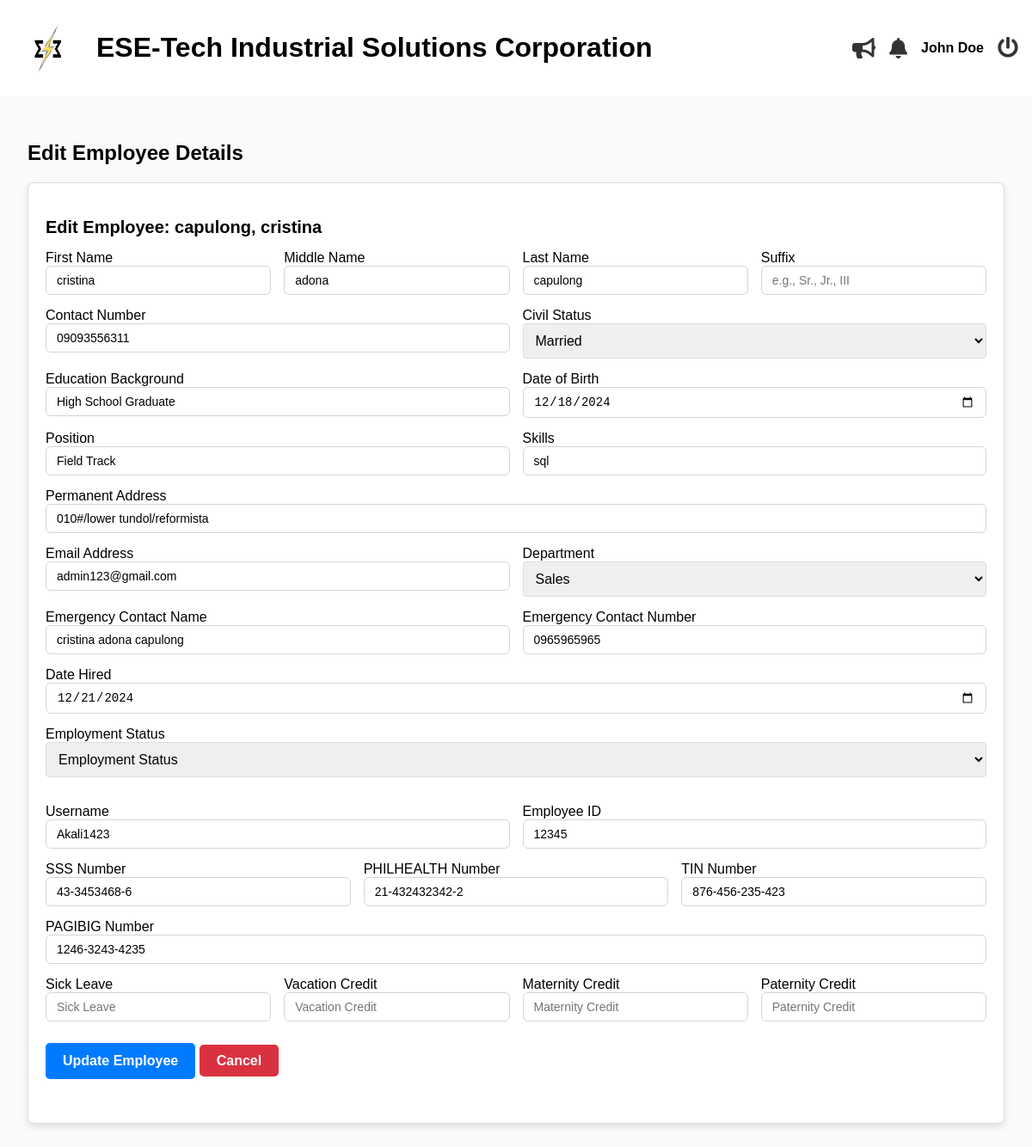
Screenshot of /admin/edit_employee.php?id=2 (signed in) with the database file from the repository.
### tables this page shows
CREATE TABLE `employees` (
  `id` int(11) NOT NULL,
  `last_name` varchar(255) NOT NULL,
  `first_name` varchar(255) NOT NULL,
  `middle_name` varchar(255) NOT NULL,
  `email` varchar(100) NOT NULL,
  `position` varchar(255) NOT NULL,
  `hire_date` date NOT NULL,
  `department` varchar(255) NOT NULL,
  `employment_status` varchar(255) NOT NULL,
  `employee_id` int(20) NOT NULL,
  `user_type` int(11) NOT NULL DEFAULT 2 COMMENT '1=admin, 2=staff, 3=super admin',
  `password` varchar(255) NOT NULL,
  `e_status` int(11) NOT NULL DEFAULT 1,
  `date_of_birth` date DEFAULT NULL,
  `contact_number` varchar(20) DEFAULT NULL,
  `perma_address` text DEFAULT NULL,
  `civil_status` varchar(10) DEFAULT NULL,
  `sss_number` varchar(15) DEFAULT NULL,
  `philhealth_number` varchar(15) DEFAULT NULL,
  `pagibig_number` varchar(15) DEFAULT NULL,
  `tin_number` varchar(15) DEFAULT NULL,
  `emergency_contact_name` varchar(50) DEFAULT NULL,
  `emergency_contact_number` varchar(15) DEFAULT NULL,
  `educational_background` enum('High School Graduate','Vocational Graduate','College Undergraduate','College Graduate','Postgraduate') DEFAULT NULL,
  `skills` text DEFAULT NULL,
  `username` varchar(255) NOT NULL,
  `leave_credit` int(11) DEFAULT 0
);

### admin/edit_employee.php (the view, shortened to what this page needs)
<?php include('header.php'); ?>
    <?php
    $conn = mysqli_connect('localhost', 'root', '', 'esetech');
    $employee = null;
    if (isset($_GET['id'])) {
        $id = $_GET['id'];
        $sql = "SELECT * FROM employees WHERE id=?";
        $stmt = mysqli_prepare($conn, $sql);
        mysqli_stmt_bind_param($stmt, 'i', $id);
        mysqli_stmt_execute($stmt);
        $result = mysqli_stmt_get_result($stmt);
        $employee = mysqli_fetch_assoc($result);
    }
?>
    <!DOCTYPE html>
    <html lang="en">
    <head>
        <link rel="stylesheet" href="styles.css">
        <link rel="stylesheet" href="https://cdnjs.cloudflare.com/ajax/libs/font-awesome/5.15.4/css/all.min.css">
    </head>
    <body>
        <main class="main-content">
            <section id="edit-employee">
                <h2>Edit Employee Details</h2>
                <?php if ($employee): ?>
                    <div class="card mb-4">
                        <div class="card-header">
                            <h3>Edit Employee: <?php echo $employee['last_name'] . ', ' . $employee['first_name']; ?></h3>
                        </div>
                        <div class="card-body">
                            <form method="POST">
                            <div class="form-row">
                <div class="col-md-4">
                <label for="date_of_birth">First Name</label>
                    <input type="text" class="form-control" name="first_name" placeholder="First Name" value="<?php  echo $employee['first_name'] ?>" required>
                </div>
                <div class="col-md-4">
                <label for="date_of_birth">Middle Name</label>
                    <input type="text" class="form-control" name="middle_name" placeholder="Middle Name" value="<?php  echo $employee['middle_name'] ?>">
                </div>
                <div class="col-md-4">
                <label for="date_of_birth">Last Name</label>
                    <input type="text" class="form-control" name="last_name" placeholder="Last Name" value="<?php  echo $employee['last_name'] ?>" required>
                </div>
                <div class="col-md-4">
                    <label for="suffix">Suffix</label>
                    <input type="text" class="form-control" name="suffix" placeholder="e.g., Sr., Jr., III" value="<?php  echo $employee['suffix'] ?>">
                </div>
            </div>
            <div class="form-row">
                <div class="col-md-6">
                    <label for="contact_number">Contact Number</label>
                    <input type="text" class="form-control" name="contact_number" placeholder="e.g., +63 912-345-6789" value="<?php  echo $employee['contact_number'] ?>" required>
                </div>
                <div class="col-md-6">
                    <label for="civil_status">Civil Status</label>
                    <select name="civil_status" class="form-control" required>
                        <option value="Married" <?php echo ($employee['civil_status'] == 'Married') ? 'selected' : ''; ?>>Married</option>
                    </select>
                </div>
            </div>
            <div class="form-row">
                <div class="col-md-6">
                    <label for="educational_background">Education Background</label>
                    <input type="text" class="form-control" name="educational_background" placeholder="Education Background" value="<?php  echo $employee['educational_background'] ?>" required>
                </div>
                <div class="col-md-6">
                    <label for="date_of_birth">Date of Birth</label>
                    <input type="date" class="form-control" name="date_of_birth" placeholder="Date of Birth" value="<?php  echo $employee['date_of_birth'] ?>" required>
                </div>
            </div>
            <div class="form-row">
                <div class="col-md-6">
                    <label for="position">Position</label>
                    <input type="text" class="form-control" name="position" placeholder="Position" value="<?php  echo $employee['position'] ?>" required>
                </div>
                <div class="col-md-6">
                    <label for="skills">Skills</label>
                    <input type="text" class="form-control" name="skills" placeholder="Skills" value="<?php  echo $employee['skills'] ?>" required>
                </div>
            </div>
            <div class="form-row">
                <div class="col-md-6">
                    <label for="perma_address">Permanent Address</label>
                    <input type="text" class="form-control" name="perma_address" placeholder="Permanent Address" value="<?php  echo $employee['perma_address'] ?>" required>
                </div>
            </div>
            <div class="form-row">
                <div class="col-md-6">
                    <label for="date_of_birth">Email Address</label>
                    <input type="email" class="form-control" name="email" placeholder="Email" value="<?php  echo $employee['email'] ?>" required>
                </div>
                <div class="col-md-6">
                    <label for="department">Department</label>
                    <select name="department" class="form-control" required>
                        <option value="Sales" <?php echo ($employee['department'] == 'Sales') ? 'selected' : ''; ?>>Sales</option>
                    </select>
                </div>
            </div>
            <div class="form-row">
                <div class="col-md-6">
                    <label for="emergency_contact_name">Emergency Contact Name</label>
                    <input type="text" class="form-control" name="emergency_contact_name" placeholder="Emergency Contact Name" value="<?php  echo $employee['emergency_contact_name'] ?>"  required>
                </div>
                <div class="col-md-6">
                    <label for="emergency_contact_number">Emergency Contact Number</label>
                    <input type="text" class="form-control" name="emergency_contact_number" placeholder="Emergency Contact Number" value="<?php  echo $employee['emergency_contact_number'] ?>" required>
                </div>
            </div>
            <div class="form-row">
            <div class="col-md-4">
                <label for="hire_date">Date Hired</label>
                <input type="date" class="form-control" name="hire_date" id="hire_date" placeholder="yyyy-mm-dd" value="<?php  echo $employee['hire_date'] ?>" required>
            </div>
            </div>
             <div class="form-row">
                <div class="form-group col-md-6">
                <label>Employment Status</label>
                <select name="employment_status" class="form-control" required>
                        <option value="" <?php echo ($employee['employment_status'] == '') ? 'selected' : ''; ?>>Employment Status</option>
                    </select>
                </div>
                </div>
            <div class="form-row">
                <div class="col-md-4">
                <label for="date_of_birth">Username</label>
                    <input type="text" class="form-control" name="username" placeholder="Username" value="<?php  echo $employee['username'] ?>" required>
                </div>
                <div class="col-md-4">
                <label for="date_of_birth">Employee ID</label>
                    <input type="text" class="form-control" name="employee_id" placeholder="Employee ID" value="<?php  echo $employee['employee_id'] ?>" readonly>
                </div>
            </div>
            <div class="form-row">
                <div class="col-md-6">
                    <label for="date_of_birth">SSS Number</label>
                    <input type="text" class="form-control" name="sss_number" placeholder="SSS Number" required pattern="\d{2}-\d{7}-\d{1}" title="SSS should be in the format 00-0000000-0" value="<?php  echo $employee['sss_number'] ?>">
                </div>
                <div class="col-md-6">
                    <label for="date_of_birth">PHILHEALTH Number</label>
                    <input type="text" class="form-control" name="philhealth_number" placeholder="PhilHealth Number" required pattern="\d{2}-\d{9}-\d{1}" title="PhilHealth should be in the format 00-000000000-0" value="<?php  echo $employee['philhealth_number'] ?>">
                </div>
                <div class="col-md-6">
                    <label for="date_of_birth">TIN Number</label>
                    <input type="text" class="form-control" name="tin_number" placeholder="TIN Number" required pattern="\d{3}-\d{3}-\d{3}-\d{3}" title="TIN should be in the format 000-000-000-000" value="<?php  echo $employee['tin_number'] ?>">
                </div>
            </div>
            <div class="form-row">
                <div class="col-md-6">
                <label for="date_of_birth">PAGIBIG Number</label>
                <input type="text" class="form-control" name="pagibig_number" placeholder="PagIBIG Number" required pattern="\d{4}-\d{4}-\d{4}" title="PagIBIG should be in the format 0000-0000-0000" value="<?php  echo $employee['pagibig_number'] ?>">
                </div>
            </div>
            <div class="form-row">
                    <div class="col-md-6">
                        <label for="sick_leave">Sick Leave</label>
                        <input type="text" id="sick_leave" class="form-control" name="sick_leave" placeholder="Sick Leave" value="<?php  echo $employee['sick_leave'] ?>"readonly>
                    </div>
                    <div class="col-md-6">
                        <label for="vacation_leave">Vacation Credit</label>
                        <input type="text" id="vacation_leave" class="form-control" name="vacation_leave" placeholder="Vacation Credit" value="<?php  echo $employee['vacation_leave'] ?>"readonly>
                    </div>
                    <div class="col-md-6">
                        <label for="maternity_leave">Maternity Credit</label>
                        <input type="text" id="maternity_leave" class="form-control" name="maternity_leave" placeholder="Maternity Credit" value="<?php  echo $employee['maternity_leave'] ?>"readonly>
                    </div>
                    <div class="col-md-6">
                        <label for="paternity_leave">Paternity Credit</label>
                        <input type="text" id="paternity_leave" class="form-control" name="paternity_leave" placeholder="Paternity Credit" value="<?php  echo $employee['paternity_leave'] ?>"readonly>
                    </div>
                </div>
                                <div class="form-row">
                            <div class="form-group col-md-6">
                            <button type="submit" name="update_employee" class="btn btn-primary">Update Employee</button>
                        <a href="./employees" class="btn btn-cancel">Cancel</a>
                                </div>
                                    </div>
                                </div>
                        </div>
                    </div>
                <?php else: ?>
                    <p class="text-danger">Employee not found.</p>
                <?php endif; ?>
        <?php include('footer.php'); ?>
    </body>
    </html>

### admin/css/styles.css (style rules this page uses)
* { text-decoration: none; }
body { font-family: Arial, sans-serif; margin: 0; padding: 0; background-color: #f0f0f0; }
.main-content { flex-grow: 1; padding: 2rem; background-color: #f9fafb; }
.card { border: 1px solid #ddd; border-radius: 8px; margin-bottom: 20px; padding: 20px; background-color: #fff; box-shadow: 0 4px 8px rgba(0, 0, 0, 0.1); }
.card-header h3 { font-size: 20px; font-weight: bold; margin-bottom: 15px; }
.form-row { display: flex; flex-wrap: wrap; gap: 20px; margin-bottom: 20px; }
.form-row .col-md-4, .form-row .col-md-6, .form-row .col-md-12 { flex: 1; min-width: 200px; }
.form-control, select, textarea { width: 100%; padding: 10px; border-radius: 5px; border: 1px solid #ccc; box-sizing: border-box; }
button[type="submit"] { padding: 12px 20px; border: none; border-radius: 5px; background-color: #007bff; color: #fff; font-weight: bold; cursor: pointer; transition: background-color 0.3s ease; margin-top: 10px; }
.btn-cancel { padding: 12px 20px; border: none; border-radius: 5px; background-color: #da3141; color: #fff; font-weight: bold; cursor: pointer; transition: background-color 0.3s ease; margin-top: 10px; }
.form-row { display: flex; gap: 15px; margin-bottom: 15px; }
.form-control, .form-control:focus, select.form-control, textarea.form-control { width: 100%; padding: 10px; font-size: 1rem; border: 1px solid #ddd; border-radius: 4px; }
select.form-control, textarea.form-control { resize: vertical; }
.form-group { margin-bottom: 1rem; }
.col-md-4 { grid-column: span 4; }
.col-md-6 { grid-column: span 6; }
.form-control { width: 100%; padding: 0.5rem 0.75rem; border: 1px solid #d1d5db; border-radius: 0.375rem; font-size: 0.875rem; transition: border-color 0.15s ease-in-out; }
.btn { padding: 10px 20px; font-size: 16px; border: none; cursor: pointer; border-radius: 5px; }
.btn-primary { background-color: #007bff; color: #fff; transition: background-color 0.3s; }

### rows the page displays
employees: last_name "capulong", first_name "cristina", middle_name "adona", contact_number "09093556311", civil_status "Married", educational_background "High School Graduate", date_of_birth "12/18/2024", position "Field Track", skills "sql", perma_address "010#/lower tundol/reformista", email "admin123@gmail.com", department "Sales", emergency_contact_name "cristina adona capulong", emergency_contact_number "0965965965", hire_date "12/21/2024", username "Akali1423", employee_id "12345", sss_number "43-3453468-6", philhealth_number "21-432432342-2", tin_number "876-456-235-423", pagibig_number "1246-3243-4235"

### other values shown
$_SESSION['fullname'] "John Doe"
